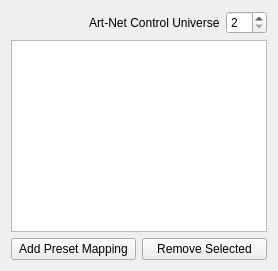
           <widget class="QWidget" name="tab_2">
            <attribute name="title">
             <string>Remote Control</string>
            </attribute>
            <layout class="QHBoxLayout" name="horizontalLayout_30">
             <item>
              <layout class="QVBoxLayout" name="verticalLayout_6">
               <item>
                <layout class="QHBoxLayout" name="horizontalLayout_29">
                 <item>
                  <spacer name="horizontalSpacer">
                   <property name="orientation">
                    <enum>Qt::Orientation::Horizontal</enum>
                   </property>
                   <property name="sizeHint" stdset="0">
                    <size>
                     <width>40</width>
                     <height>20</height>
                    </size>
                   </property>
                  </spacer>
                 </item>
                 <item>
                  <widget class="QLabel" name="label_22">
                   <property name="text">
                    <string>Art-Net Control Universe</string>
                   </property>
                  </widget>
                 </item>
                 <item>
                  <widget class="QSpinBox" name="spin_ctrl_univ">
                   <property name="minimum">
                    <number>2</number>
                   </property>
                  </widget>
                 </item>
                </layout>
               </item>
               <item>
                <widget class="QTableWidget" name="tbl_presets"/>
               </item>
               <item>
                <layout class="QHBoxLayout" name="horizontalLayout_28">
                 <item>
                  <widget class="QPushButton" name="btn_add_preset">
                   <property name="text">
                    <string>Add Preset Mapping</string>
                   </property>
                  </widget>
                 </item>
                 <item>
                  <widget class="QPushButton" name="btn_remove_preset">
                   <property name="text">
                    <string>Remove Selected</string>
                   </property>
                  </widget>
                 </item>
                </layout>
               </item>
              </layout>
             </item>
            </layout>
           </widget>
